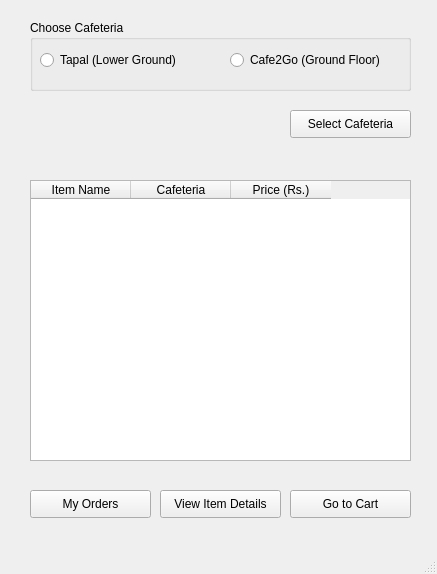
<?xml version="1.0" encoding="UTF-8"?>
<ui version="4.0">
 <class>MainWindow</class>
 <widget class="QMainWindow" name="MainWindow">
  <property name="geometry">
   <rect>
    <x>0</x>
    <y>0</y>
    <width>437</width>
    <height>574</height>
   </rect>
  </property>
  <property name="windowTitle">
   <string>MainWindow</string>
  </property>
  <widget class="QWidget" name="centralwidget">
   <widget class="QGroupBox" name="groupBox">
    <property name="geometry">
     <rect>
      <x>30</x>
      <y>20</y>
      <width>381</width>
      <height>71</height>
     </rect>
    </property>
    <property name="title">
     <string>Choose Cafeteria</string>
    </property>
    <widget class="QRadioButton" name="TapalCafeteria">
     <property name="geometry">
      <rect>
       <x>10</x>
       <y>30</y>
       <width>171</width>
       <height>20</height>
      </rect>
     </property>
     <property name="text">
      <string>Tapal (Lower Ground)</string>
     </property>
    </widget>
    <widget class="QRadioButton" name="Cafe2Go">
     <property name="geometry">
      <rect>
       <x>200</x>
       <y>30</y>
       <width>171</width>
       <height>20</height>
      </rect>
     </property>
     <property name="text">
      <string>Cafe2Go (Ground Floor)</string>
     </property>
    </widget>
   </widget>
   <widget class="QTableWidget" name="Menu">
    <property name="geometry">
     <rect>
      <x>30</x>
      <y>180</y>
      <width>381</width>
      <height>281</height>
     </rect>
    </property>
    <column>
     <property name="text">
      <string>Item Name</string>
     </property>
    </column>
    <column>
     <property name="text">
      <string>Cafeteria</string>
     </property>
    </column>
    <column>
     <property name="text">
      <string>Price (Rs.)</string>
     </property>
    </column>
   </widget>
   <widget class="QPushButton" name="GoToCart">
    <property name="geometry">
     <rect>
      <x>290</x>
      <y>490</y>
      <width>121</width>
      <height>28</height>
     </rect>
    </property>
    <property name="text">
     <string>Go to Cart</string>
    </property>
   </widget>
   <widget class="QPushButton" name="SelectCafeteria">
    <property name="geometry">
     <rect>
      <x>290</x>
      <y>110</y>
      <width>121</width>
      <height>28</height>
     </rect>
    </property>
    <property name="text">
     <string>Select Cafeteria</string>
    </property>
   </widget>
   <widget class="QPushButton" name="MyOrders">
    <property name="geometry">
     <rect>
      <x>30</x>
      <y>490</y>
      <width>121</width>
      <height>28</height>
     </rect>
    </property>
    <property name="text">
     <string>My Orders</string>
    </property>
   </widget>
   <widget class="QPushButton" name="ViewItem">
    <property name="geometry">
     <rect>
      <x>160</x>
      <y>490</y>
      <width>121</width>
      <height>28</height>
     </rect>
    </property>
    <property name="text">
     <string>View Item Details</string>
    </property>
   </widget>
  </widget>
  <widget class="QMenuBar" name="menubar">
   <property name="geometry">
    <rect>
     <x>0</x>
     <y>0</y>
     <width>437</width>
     <height>26</height>
    </rect>
   </property>
  </widget>
  <widget class="QStatusBar" name="statusbar"/>
 </widget>
 <resources/>
 <connections/>
</ui>
